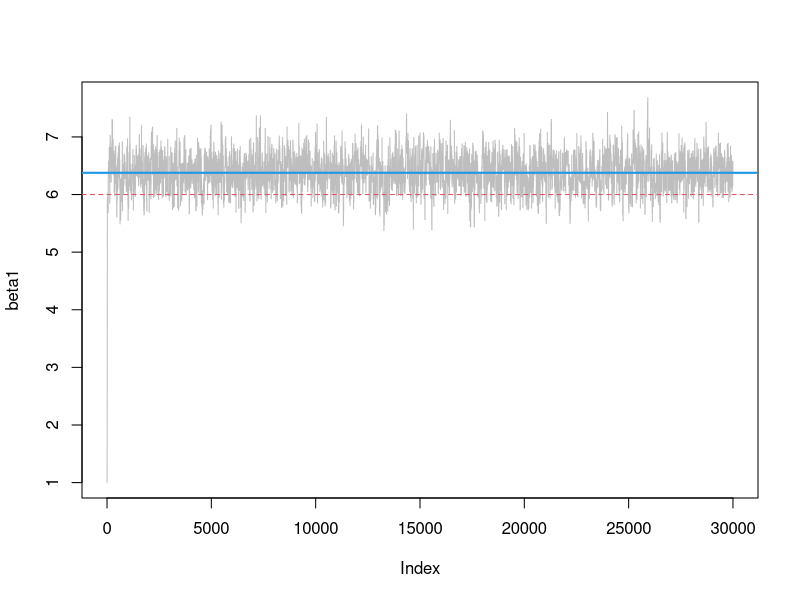
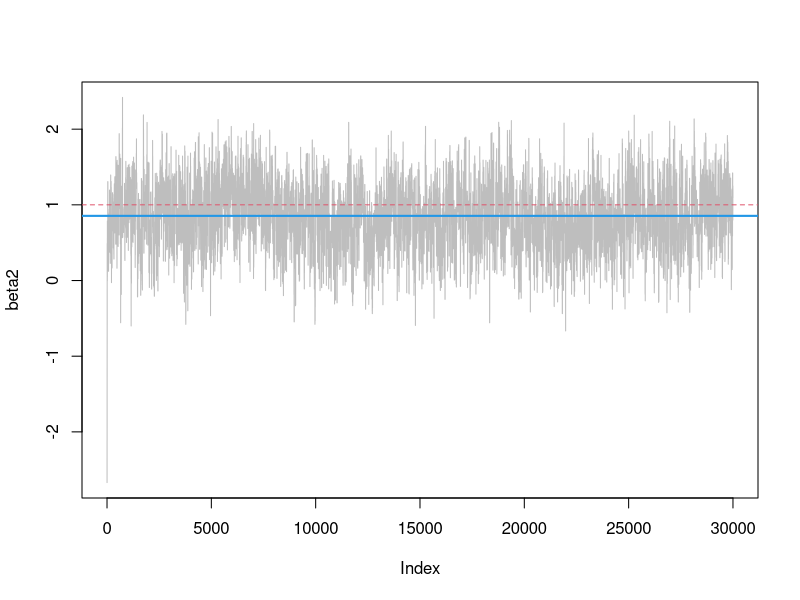

Source code (R) for these figures, in order: (Note: this script raises an error after producing the figures.)
true.beta <- c(6,1) 
true.lambda <- 1.0e-4 
ture.phi <- 3
range.t <- 15.73679

# load posteriors (from "example.R")
post.phi <- scan("posterior/phi.txt")
N <- length(post.phi)
post.beta  <- matrix(scan("posterior/beta.txt"), ncol = N)
post.gamma <- matrix(scan("posterior/gamma.txt"), ncol = N)
M <- nrow(post.gamma)


par(mfrow = c(1,1))
# beta
for (k in 1:2) 
{
  pdf(paste("figures/beta", k, ".pdf", sep = ""), 5, 5)
  plot(post.beta[k,], col = "gray", type = "l", 
       main = "",
       ylab = paste("beta", k, sep =""))
  abline(h = median(post.beta[k,]), col = 4, lwd = 2)
  abline(h = true.beta[k], lty = 2, col = 2)
  dev.off()
}

# gamma
grid <- seq(0, range.t, length = 100)
W <- unlist(lapply(1:M, function(k) pbeta(grid/range.t, k, M - k + 1)))
Ft <- matrix(W, ncol = M)

post.Lambda <- matrix(0, length(id), 100)
id <- 20000 + (1:1000)*10
for (i in 1:length(id)) {
  gamma.i <- post.gamma[,id[i]]
  post.Lambda[i,] <- c(Ft%*%gamma.i)
}

est.gamma <- apply(post.gamma, 1, median)
Lambda <- c(Ft%*%est.gamma)

pdf("figures/Lambda.pdf", 5, 5)
plot(grid, Lambda, type = "n", xlab = "time")
for (i in 1:length(id)) {
  lines(grid, post.Lambda[i,], col = "gray")
}
lines(grid, Lambda, lwd = 2, col = 4, xlab = "time")
abline(0, lambda, col = 2, lty = 2)
dev.off()

# phi
pdf("figures/phi.pdf", 5, 5)
plot(post.phi, col = "gray", type = "l", ylab = "phi")
abline(h = phi, col = 2, lty = 2)
abline(h = median(post.phi), col = 4, lwd = 2)
dev.off()

